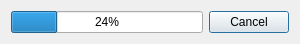
<?xml version="1.0" encoding="UTF-8"?>
<ui version="4.0">
 <class>Dialog</class>
 <widget class="QDialog" name="Dialog">
  <property name="geometry">
   <rect>
    <x>0</x>
    <y>0</y>
    <width>300</width>
    <height>41</height>
   </rect>
  </property>
  <property name="sizePolicy">
   <sizepolicy hsizetype="Preferred" vsizetype="Preferred">
    <horstretch>0</horstretch>
    <verstretch>0</verstretch>
   </sizepolicy>
  </property>
  <property name="minimumSize">
   <size>
    <width>300</width>
    <height>0</height>
   </size>
  </property>
  <property name="maximumSize">
   <size>
    <width>16777215</width>
    <height>41</height>
   </size>
  </property>
  <property name="windowTitle">
   <string>Dialog</string>
  </property>
  <layout class="QHBoxLayout" name="horizontalLayout">
   <item>
    <widget class="QProgressBar" name="progressBar">
     <property name="value">
      <number>24</number>
     </property>
    </widget>
   </item>
   <item>
    <widget class="QDialogButtonBox" name="buttonBox">
     <property name="orientation">
      <enum>Qt::Vertical</enum>
     </property>
     <property name="standardButtons">
      <set>QDialogButtonBox::Cancel</set>
     </property>
    </widget>
   </item>
  </layout>
 </widget>
 <resources/>
 <connections>
  <connection>
   <sender>buttonBox</sender>
   <signal>accepted()</signal>
   <receiver>Dialog</receiver>
   <slot>accept()</slot>
   <hints>
    <hint type="sourcelabel">
     <x>248</x>
     <y>254</y>
    </hint>
    <hint type="destinationlabel">
     <x>157</x>
     <y>274</y>
    </hint>
   </hints>
  </connection>
  <connection>
   <sender>buttonBox</sender>
   <signal>rejected()</signal>
   <receiver>Dialog</receiver>
   <slot>reject()</slot>
   <hints>
    <hint type="sourcelabel">
     <x>316</x>
     <y>260</y>
    </hint>
    <hint type="destinationlabel">
     <x>286</x>
     <y>274</y>
    </hint>
   </hints>
  </connection>
 </connections>
</ui>
